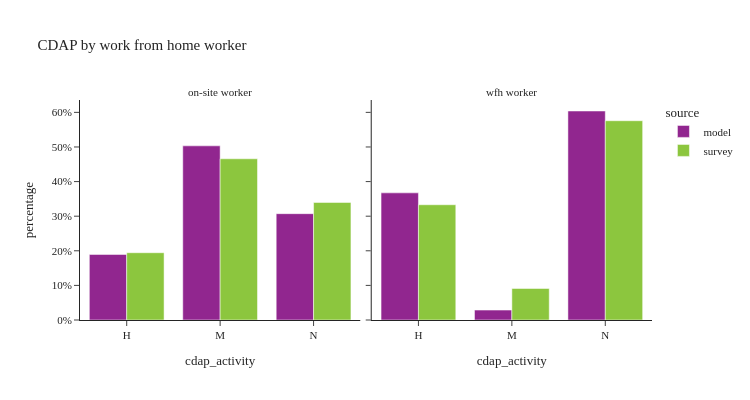

The notebook cell saved with this chart:
### Code cell
util.plot_share_facetbar(per_data, 'person_weight', share_col="cdap_activity", title="CDAP by work from home worker", 
                            facet_col="work_from_home_label", facet_col_wrap=4, height=400, orientation='v')

### Figure 1 — Plotly figure (JSON) as saved in the notebook; plotly's stock layout.template omitted (floating-point values rounded to 4 significant figures)
{"data": [{"alignmentgroup": "True", "customdata": [[769284], [2043664], [1247898]], "hovertemplate": "source=model<br>work_from_home_label=on-site worker<br>cdap_activity=%{x}<br>percentage=%{y}<br>sample_size=%{customdata[0]}<extra></extra>", "legendgroup": "model", "marker": {"color": "#91268F", "pattern": {"shape": ""}}, "name": "model", "offsetgroup": "model", "orientation": "v", "showlegend": true, "textposition": "auto", "type": "bar", "x": ["H", "M", "N"], "xaxis": "x", "y": [0.1894, 0.5033, 0.3073], "yaxis": "y"}, {"alignmentgroup": "True", "customdata": [[108447], [8449], [178267]], "hovertemplate": "source=model<br>work_from_home_label=wfh worker<br>cdap_activity=%{x}<br>percentage=%{y}<br>sample_size=%{customdata[0]}<extra></extra>", "legendgroup": "model", "marker": {"color": "#91268F", "pattern": {"shape": ""}}, "name": "model", "offsetgroup": "model", "orientation": "v", "showlegend": false, "textposition": "auto", "type": "bar", "x": ["H", "M", "N"], "xaxis": "x2", "y": [0.3674, 0.02862, 0.604], "yaxis": "y2"}, {"alignmentgroup": "True", "customdata": [[2723], [4098], [4158]], "hovertemplate": "source=survey<br>work_from_home_label=on-site worker<br>cdap_activity=%{x}<br>percentage=%{y}<br>sample_size=%{customdata[0]}<extra></extra>", "legendgroup": "survey", "marker": {"color": "#8CC63E", "pattern": {"shape": ""}}, "name": "survey", "offsetgroup": "survey", "orientation": "v", "showlegend": true, "textposition": "auto", "type": "bar", "x": ["H", "M", "N"], "xaxis": "x", "y": [0.1944, 0.4659, 0.3398], "yaxis": "y"}, {"alignmentgroup": "True", "customdata": [[388], [92], [809]], "hovertemplate": "source=survey<br>work_from_home_label=wfh worker<br>cdap_activity=%{x}<br>percentage=%{y}<br>sample_size=%{customdata[0]}<extra></extra>", "legendgroup": "survey", "marker": {"color": "#8CC63E", "pattern": {"shape": ""}}, "name": "survey", "offsetgroup": "survey", "orientation": "v", "showlegend": false, "textposition": "auto", "type": "bar", "x": ["H", "M", "N"], "xaxis": "x2", "y": [0.3331, 0.09109, 0.5758], "yaxis": "y2"}], "layout": {"annotations": [{"font": {}, "showarrow": false, "text": "on-site worker", "x": 0.245, "xanchor": "center", "xref": "paper", "y": 1.0, "yanchor": "bottom", "yref": "paper"}, {"font": {}, "showarrow": false, "text": "wfh worker", "x": 0.755, "xanchor": "center", "xref": "paper", "y": 1.0, "yanchor": "bottom", "yref": "paper"}], "barmode": "group", "height": 400, "legend": {"title": {"text": "source"}, "tracegroupgap": 0}, "title": {"text": "CDAP by work from home worker"}, "width": 750, "xaxis": {"anchor": "y", "domain": [0.0, 0.49], "title": {"text": "cdap_activity"}}, "xaxis2": {"anchor": "y2", "domain": [0.51, 1.0], "matches": "x", "title": {"text": "cdap_activity"}}, "yaxis": {"anchor": "x", "domain": [0.0, 1.0], "tickformat": ".0%", "title": {"text": "percentage"}}, "yaxis2": {"anchor": "x2", "domain": [0.0, 1.0], "matches": "y", "showticklabels": false, "tickformat": ".0%"}}}
